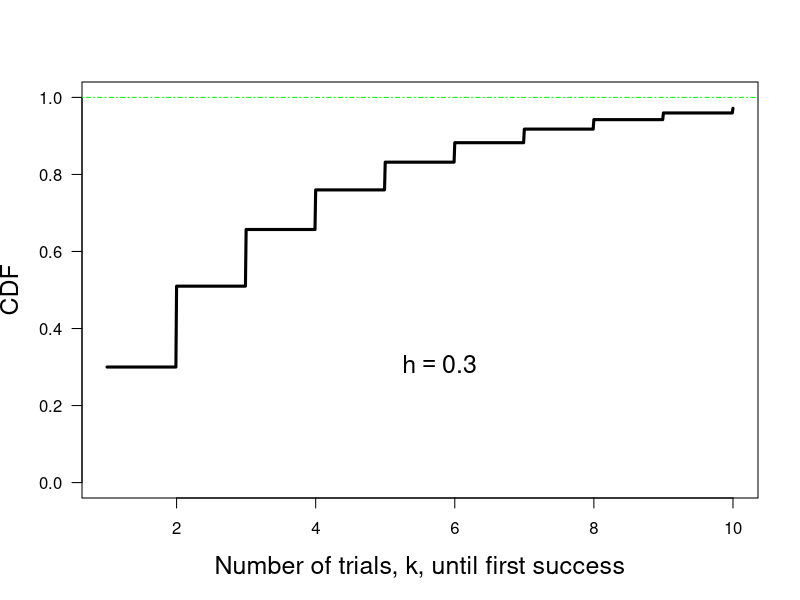

Write the R code that produced this figure.
print('file: B2-PDsPDFsGeometricCDFexample.R')
# geometric CDF
h = 0.3        # probability of success in a single trial
k = seq(1,10,0.01)  # number of trials until first success
CDFgeo = pgeom(k-1,h)
# dgeom(x, prob, log = FALSE)
# x  vector of quantiles representing the number of failures in a sequence 
#    of Bernoulli trials before success occurs.
# Remark: number of failures before success = k-1 where 
#         k = number of trials until first success
# png('GeometricCDF170214.png',width=16,height=16,units='cm',res=300)
plot(k,CDFgeo,type='l',lwd=3,col='black',xlab='Number of trials, k, until first success',
     ylab='CDF',las=1,cex=0.4,ylim=c(0,1),cex.lab=1.5)
abline(h=1,col='green',lty=4)
text(5,0.3,bquote(~h == .(h)),col='black',cex=1.5,pos=4)
# dev.off()